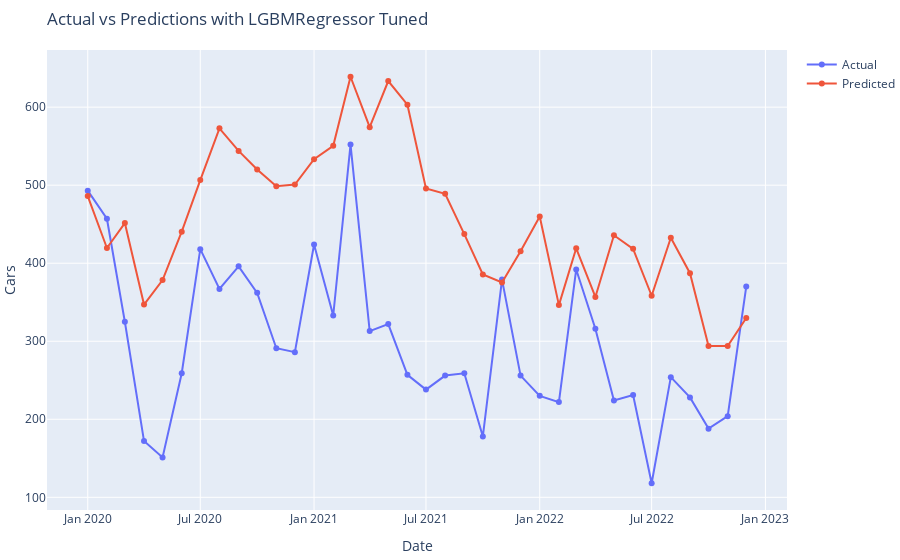
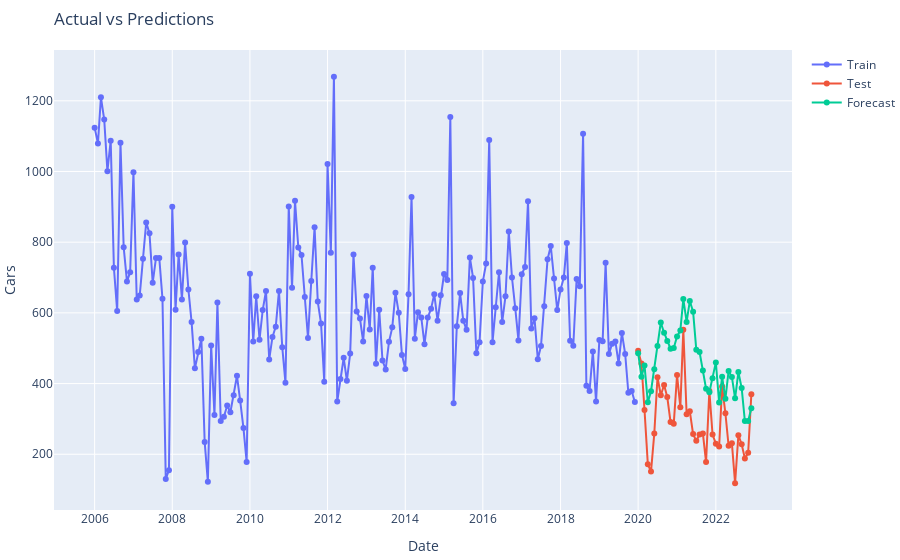

The cell these charts' notebook holds for them, in order:
### Code cell
# Predict and score
model_name = model.__class__.__name__ + ' Tuned'
preds = forecaster.predict(steps=steps, exog=test_exo)
scoring(model_name, test[dep_var], preds)

# Plot whole TS
plot_time_series(preds)
